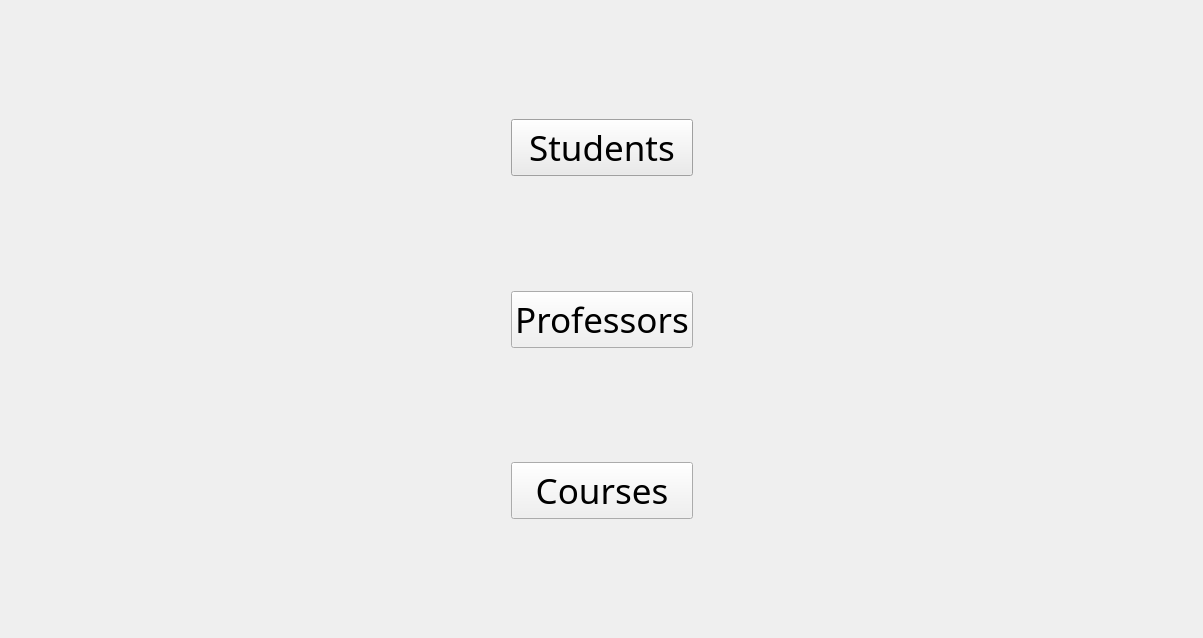
<?xml version="1.0" encoding="UTF-8"?>
<ui version="4.0">
 <class>Choices</class>
 <widget class="QDialog" name="Choices">
  <property name="geometry">
   <rect>
    <x>0</x>
    <y>0</y>
    <width>1203</width>
    <height>638</height>
   </rect>
  </property>
  <property name="windowTitle">
   <string>Dialog</string>
  </property>
  <layout class="QGridLayout" name="gridLayout">
   <item row="0" column="0">
    <spacer name="horizontalSpacer">
     <property name="orientation">
      <enum>Qt::Horizontal</enum>
     </property>
     <property name="sizeHint" stdset="0">
      <size>
       <width>40</width>
       <height>20</height>
      </size>
     </property>
    </spacer>
   </item>
   <item row="0" column="1">
    <layout class="QVBoxLayout" name="verticalLayout">
     <item>
      <spacer name="verticalSpacer">
       <property name="orientation">
        <enum>Qt::Vertical</enum>
       </property>
       <property name="sizeHint" stdset="0">
        <size>
         <width>20</width>
         <height>40</height>
        </size>
       </property>
      </spacer>
     </item>
     <item>
      <widget class="QPushButton" name="students_pushbutton">
       <property name="palette">
        <palette>
         <active>
          <colorrole role="WindowText">
           <brush brushstyle="SolidPattern">
            <color alpha="255">
             <red>57</red>
             <green>62</green>
             <blue>70</blue>
            </color>
           </brush>
          </colorrole>
          <colorrole role="Button">
           <brush brushstyle="SolidPattern">
            <color alpha="255">
             <red>109</red>
             <green>152</green>
             <blue>134</blue>
            </color>
           </brush>
          </colorrole>
          <colorrole role="Light">
           <brush brushstyle="SolidPattern">
            <color alpha="255">
             <red>109</red>
             <green>152</green>
             <blue>134</blue>
            </color>
           </brush>
          </colorrole>
          <colorrole role="Midlight">
           <brush brushstyle="SolidPattern">
            <color alpha="255">
             <red>242</red>
             <green>231</green>
             <blue>213</blue>
            </color>
           </brush>
          </colorrole>
          <colorrole role="Text">
           <brush brushstyle="SolidPattern">
            <color alpha="255">
             <red>57</red>
             <green>62</green>
             <blue>70</blue>
            </color>
           </brush>
          </colorrole>
          <colorrole role="BrightText">
           <brush brushstyle="SolidPattern">
            <color alpha="255">
             <red>255</red>
             <green>255</green>
             <blue>255</blue>
            </color>
           </brush>
          </colorrole>
          <colorrole role="Base">
           <brush brushstyle="SolidPattern">
            <color alpha="255">
             <red>247</red>
             <green>247</green>
             <blue>247</blue>
            </color>
           </brush>
          </colorrole>
          <colorrole role="Highlight">
           <brush brushstyle="SolidPattern">
            <color alpha="255">
             <red>109</red>
             <green>152</green>
             <blue>134</blue>
            </color>
           </brush>
          </colorrole>
          <colorrole role="ToolTipBase">
           <brush brushstyle="SolidPattern">
            <color alpha="255">
             <red>242</red>
             <green>231</green>
             <blue>213</blue>
            </color>
           </brush>
          </colorrole>
          <colorrole role="ToolTipText">
           <brush brushstyle="SolidPattern">
            <color alpha="255">
             <red>57</red>
             <green>62</green>
             <blue>70</blue>
            </color>
           </brush>
          </colorrole>
          <colorrole role="PlaceholderText">
           <brush brushstyle="SolidPattern">
            <color alpha="128">
             <red>57</red>
             <green>62</green>
             <blue>70</blue>
            </color>
           </brush>
          </colorrole>
         </active>
         <inactive>
          <colorrole role="WindowText">
           <brush brushstyle="SolidPattern">
            <color alpha="255">
             <red>0</red>
             <green>0</green>
             <blue>0</blue>
            </color>
           </brush>
          </colorrole>
          <colorrole role="Button">
           <brush brushstyle="SolidPattern">
            <color alpha="255">
             <red>240</red>
             <green>240</green>
             <blue>240</blue>
            </color>
           </brush>
          </colorrole>
          <colorrole role="Light">
           <brush brushstyle="SolidPattern">
            <color alpha="255">
             <red>255</red>
             <green>255</green>
             <blue>255</blue>
            </color>
           </brush>
          </colorrole>
          <colorrole role="Midlight">
           <brush brushstyle="SolidPattern">
            <color alpha="255">
             <red>227</red>
             <green>227</green>
             <blue>227</blue>
            </color>
           </brush>
          </colorrole>
          <colorrole role="Text">
           <brush brushstyle="SolidPattern">
            <color alpha="255">
             <red>0</red>
             <green>0</green>
             <blue>0</blue>
            </color>
           </brush>
          </colorrole>
          <colorrole role="BrightText">
           <brush brushstyle="SolidPattern">
            <color alpha="255">
             <red>255</red>
             <green>255</green>
             <blue>255</blue>
            </color>
           </brush>
          </colorrole>
          <colorrole role="Base">
           <brush brushstyle="SolidPattern">
            <color alpha="255">
             <red>255</red>
             <green>255</green>
             <blue>255</blue>
            </color>
           </brush>
          </colorrole>
          <colorrole role="Highlight">
           <brush brushstyle="SolidPattern">
            <color alpha="255">
             <red>240</red>
             <green>240</green>
             <blue>240</blue>
            </color>
           </brush>
          </colorrole>
          <colorrole role="ToolTipBase">
           <brush brushstyle="SolidPattern">
            <color alpha="255">
             <red>255</red>
             <green>255</green>
             <blue>220</blue>
            </color>
           </brush>
          </colorrole>
          <colorrole role="ToolTipText">
           <brush brushstyle="SolidPattern">
            <color alpha="255">
             <red>0</red>
             <green>0</green>
             <blue>0</blue>
            </color>
           </brush>
          </colorrole>
          <colorrole role="PlaceholderText">
           <brush brushstyle="SolidPattern">
            <color alpha="128">
             <red>0</red>
             <green>0</green>
             <blue>0</blue>
            </color>
           </brush>
          </colorrole>
         </inactive>
         <disabled>
          <colorrole role="WindowText">
           <brush brushstyle="SolidPattern">
            <color alpha="255">
             <red>120</red>
             <green>120</green>
             <blue>120</blue>
            </color>
           </brush>
          </colorrole>
          <colorrole role="Button">
           <brush brushstyle="SolidPattern">
            <color alpha="255">
             <red>109</red>
             <green>152</green>
             <blue>134</blue>
            </color>
           </brush>
          </colorrole>
          <colorrole role="Light">
           <brush brushstyle="SolidPattern">
            <color alpha="255">
             <red>109</red>
             <green>152</green>
             <blue>134</blue>
            </color>
           </brush>
          </colorrole>
          <colorrole role="Midlight">
           <brush brushstyle="SolidPattern">
            <color alpha="255">
             <red>242</red>
             <green>231</green>
             <blue>213</blue>
            </color>
           </brush>
          </colorrole>
          <colorrole role="Text">
           <brush brushstyle="SolidPattern">
            <color alpha="255">
             <red>120</red>
             <green>120</green>
             <blue>120</blue>
            </color>
           </brush>
          </colorrole>
          <colorrole role="BrightText">
           <brush brushstyle="SolidPattern">
            <color alpha="255">
             <red>255</red>
             <green>255</green>
             <blue>255</blue>
            </color>
           </brush>
          </colorrole>
          <colorrole role="Base">
           <brush brushstyle="SolidPattern">
            <color alpha="255">
             <red>240</red>
             <green>240</green>
             <blue>240</blue>
            </color>
           </brush>
          </colorrole>
          <colorrole role="Highlight">
           <brush brushstyle="SolidPattern">
            <color alpha="255">
             <red>0</red>
             <green>120</green>
             <blue>215</blue>
            </color>
           </brush>
          </colorrole>
          <colorrole role="ToolTipBase">
           <brush brushstyle="SolidPattern">
            <color alpha="255">
             <red>255</red>
             <green>255</green>
             <blue>220</blue>
            </color>
           </brush>
          </colorrole>
          <colorrole role="ToolTipText">
           <brush brushstyle="SolidPattern">
            <color alpha="255">
             <red>0</red>
             <green>0</green>
             <blue>0</blue>
            </color>
           </brush>
          </colorrole>
          <colorrole role="PlaceholderText">
           <brush brushstyle="SolidPattern">
            <color alpha="128">
             <red>0</red>
             <green>0</green>
             <blue>0</blue>
            </color>
           </brush>
          </colorrole>
         </disabled>
        </palette>
       </property>
       <property name="font">
        <font>
         <family>Century Gothic</family>
         <pointsize>26</pointsize>
        </font>
       </property>
       <property name="text">
        <string>Students</string>
       </property>
      </widget>
     </item>
     <item>
      <spacer name="verticalSpacer_2">
       <property name="orientation">
        <enum>Qt::Vertical</enum>
       </property>
       <property name="sizeHint" stdset="0">
        <size>
         <width>20</width>
         <height>40</height>
        </size>
       </property>
      </spacer>
     </item>
     <item>
      <widget class="QPushButton" name="prof_pushbutton">
       <property name="palette">
        <palette>
         <active>
          <colorrole role="WindowText">
           <brush brushstyle="SolidPattern">
            <color alpha="255">
             <red>57</red>
             <green>62</green>
             <blue>70</blue>
            </color>
           </brush>
          </colorrole>
          <colorrole role="Button">
           <brush brushstyle="SolidPattern">
            <color alpha="255">
             <red>109</red>
             <green>152</green>
             <blue>134</blue>
            </color>
           </brush>
          </colorrole>
          <colorrole role="Light">
           <brush brushstyle="SolidPattern">
            <color alpha="255">
             <red>109</red>
             <green>152</green>
             <blue>134</blue>
            </color>
           </brush>
          </colorrole>
          <colorrole role="Midlight">
           <brush brushstyle="SolidPattern">
            <color alpha="255">
             <red>242</red>
             <green>231</green>
             <blue>213</blue>
            </color>
           </brush>
          </colorrole>
          <colorrole role="Text">
           <brush brushstyle="SolidPattern">
            <color alpha="255">
             <red>57</red>
             <green>62</green>
             <blue>70</blue>
            </color>
           </brush>
          </colorrole>
          <colorrole role="BrightText">
           <brush brushstyle="SolidPattern">
            <color alpha="255">
             <red>255</red>
             <green>255</green>
             <blue>255</blue>
            </color>
           </brush>
          </colorrole>
          <colorrole role="Base">
           <brush brushstyle="SolidPattern">
            <color alpha="255">
             <red>247</red>
             <green>247</green>
             <blue>247</blue>
            </color>
           </brush>
          </colorrole>
          <colorrole role="Highlight">
           <brush brushstyle="SolidPattern">
            <color alpha="255">
             <red>109</red>
             <green>152</green>
             <blue>134</blue>
            </color>
           </brush>
          </colorrole>
          <colorrole role="ToolTipBase">
           <brush brushstyle="SolidPattern">
            <color alpha="255">
             <red>242</red>
             <green>231</green>
             <blue>213</blue>
            </color>
           </brush>
          </colorrole>
          <colorrole role="ToolTipText">
           <brush brushstyle="SolidPattern">
            <color alpha="255">
             <red>57</red>
             <green>62</green>
             <blue>70</blue>
            </color>
           </brush>
          </colorrole>
          <colorrole role="PlaceholderText">
           <brush brushstyle="SolidPattern">
            <color alpha="128">
             <red>57</red>
             <green>62</green>
             <blue>70</blue>
            </color>
           </brush>
          </colorrole>
         </active>
         <inactive>
          <colorrole role="WindowText">
           <brush brushstyle="SolidPattern">
            <color alpha="255">
             <red>0</red>
             <green>0</green>
             <blue>0</blue>
            </color>
           </brush>
          </colorrole>
          <colorrole role="Button">
           <brush brushstyle="SolidPattern">
            <color alpha="255">
             <red>240</red>
             <green>240</green>
             <blue>240</blue>
            </color>
           </brush>
          </colorrole>
          <colorrole role="Light">
           <brush brushstyle="SolidPattern">
            <color alpha="255">
             <red>255</red>
             <green>255</green>
             <blue>255</blue>
            </color>
           </brush>
          </colorrole>
          <colorrole role="Midlight">
           <brush brushstyle="SolidPattern">
            <color alpha="255">
             <red>227</red>
             <green>227</green>
             <blue>227</blue>
            </color>
           </brush>
          </colorrole>
          <colorrole role="Text">
           <brush brushstyle="SolidPattern">
            <color alpha="255">
             <red>0</red>
             <green>0</green>
             <blue>0</blue>
            </color>
           </brush>
          </colorrole>
          <colorrole role="BrightText">
           <brush brushstyle="SolidPattern">
            <color alpha="255">
             <red>255</red>
             <green>255</green>
             <blue>255</blue>
            </color>
           </brush>
          </colorrole>
          <colorrole role="Base">
           <brush brushstyle="SolidPattern">
            <color alpha="255">
             <red>255</red>
             <green>255</green>
             <blue>255</blue>
            </color>
           </brush>
          </colorrole>
          <colorrole role="Highlight">
           <brush brushstyle="SolidPattern">
            <color alpha="255">
             <red>240</red>
             <green>240</green>
             <blue>240</blue>
            </color>
           </brush>
          </colorrole>
          <colorrole role="ToolTipBase">
           <brush brushstyle="SolidPattern">
            <color alpha="255">
             <red>255</red>
             <green>255</green>
             <blue>220</blue>
            </color>
           </brush>
          </colorrole>
          <colorrole role="ToolTipText">
           <brush brushstyle="SolidPattern">
            <color alpha="255">
             <red>0</red>
             <green>0</green>
             <blue>0</blue>
            </color>
           </brush>
          </colorrole>
          <colorrole role="PlaceholderText">
           <brush brushstyle="SolidPattern">
            <color alpha="128">
             <red>0</red>
             <green>0</green>
             <blue>0</blue>
            </color>
           </brush>
          </colorrole>
         </inactive>
         <disabled>
          <colorrole role="WindowText">
           <brush brushstyle="SolidPattern">
            <color alpha="255">
             <red>120</red>
             <green>120</green>
             <blue>120</blue>
            </color>
           </brush>
          </colorrole>
          <colorrole role="Button">
           <brush brushstyle="SolidPattern">
            <color alpha="255">
             <red>109</red>
             <green>152</green>
             <blue>134</blue>
            </color>
           </brush>
          </colorrole>
          <colorrole role="Light">
           <brush brushstyle="SolidPattern">
            <color alpha="255">
             <red>109</red>
             <green>152</green>
             <blue>134</blue>
            </color>
           </brush>
          </colorrole>
          <colorrole role="Midlight">
           <brush brushstyle="SolidPattern">
            <color alpha="255">
             <red>242</red>
             <green>231</green>
             <blue>213</blue>
            </color>
           </brush>
          </colorrole>
          <colorrole role="Text">
           <brush brushstyle="SolidPattern">
            <color alpha="255">
             <red>120</red>
             <green>120</green>
             <blue>120</blue>
            </color>
           </brush>
          </colorrole>
          <colorrole role="BrightText">
           <brush brushstyle="SolidPattern">
            <color alpha="255">
             <red>255</red>
             <green>255</green>
             <blue>255</blue>
            </color>
           </brush>
          </colorrole>
          <colorrole role="Base">
           <brush brushstyle="SolidPattern">
            <color alpha="255">
             <red>240</red>
             <green>240</green>
             <blue>240</blue>
            </color>
           </brush>
          </colorrole>
          <colorrole role="Highlight">
           <brush brushstyle="SolidPattern">
            <color alpha="255">
             <red>0</red>
             <green>120</green>
             <blue>215</blue>
            </color>
           </brush>
          </colorrole>
          <colorrole role="ToolTipBase">
           <brush brushstyle="SolidPattern">
            <color alpha="255">
             <red>255</red>
             <green>255</green>
             <blue>220</blue>
            </color>
           </brush>
          </colorrole>
          <colorrole role="ToolTipText">
           <brush brushstyle="SolidPattern">
            <color alpha="255">
             <red>0</red>
             <green>0</green>
             <blue>0</blue>
            </color>
           </brush>
          </colorrole>
          <colorrole role="PlaceholderText">
           <brush brushstyle="SolidPattern">
            <color alpha="128">
             <red>0</red>
             <green>0</green>
             <blue>0</blue>
            </color>
           </brush>
          </colorrole>
         </disabled>
        </palette>
       </property>
       <property name="font">
        <font>
         <family>Century Gothic</family>
         <pointsize>26</pointsize>
        </font>
       </property>
       <property name="text">
        <string>Professors</string>
       </property>
      </widget>
     </item>
     <item>
      <spacer name="verticalSpacer_3">
       <property name="orientation">
        <enum>Qt::Vertical</enum>
       </property>
       <property name="sizeHint" stdset="0">
        <size>
         <width>20</width>
         <height>40</height>
        </size>
       </property>
      </spacer>
     </item>
     <item>
      <widget class="QPushButton" name="courses_pushbutton">
       <property name="palette">
        <palette>
         <active>
          <colorrole role="WindowText">
           <brush brushstyle="SolidPattern">
            <color alpha="255">
             <red>57</red>
             <green>62</green>
             <blue>70</blue>
            </color>
           </brush>
          </colorrole>
          <colorrole role="Button">
           <brush brushstyle="SolidPattern">
            <color alpha="255">
             <red>109</red>
             <green>152</green>
             <blue>134</blue>
            </color>
           </brush>
          </colorrole>
          <colorrole role="Light">
           <brush brushstyle="SolidPattern">
            <color alpha="255">
             <red>109</red>
             <green>152</green>
             <blue>134</blue>
            </color>
           </brush>
          </colorrole>
          <colorrole role="Midlight">
           <brush brushstyle="SolidPattern">
            <color alpha="255">
             <red>242</red>
             <green>231</green>
             <blue>213</blue>
            </color>
           </brush>
          </colorrole>
          <colorrole role="Text">
           <brush brushstyle="SolidPattern">
            <color alpha="255">
             <red>57</red>
             <green>62</green>
             <blue>70</blue>
            </color>
           </brush>
          </colorrole>
          <colorrole role="BrightText">
           <brush brushstyle="SolidPattern">
            <color alpha="255">
             <red>255</red>
             <green>255</green>
             <blue>255</blue>
            </color>
           </brush>
          </colorrole>
          <colorrole role="Base">
           <brush brushstyle="SolidPattern">
            <color alpha="255">
             <red>247</red>
             <green>247</green>
             <blue>247</blue>
            </color>
           </brush>
          </colorrole>
          <colorrole role="Highlight">
           <brush brushstyle="SolidPattern">
            <color alpha="255">
             <red>109</red>
             <green>152</green>
             <blue>134</blue>
            </color>
           </brush>
          </colorrole>
          <colorrole role="ToolTipBase">
           <brush brushstyle="SolidPattern">
            <color alpha="255">
             <red>242</red>
             <green>231</green>
             <blue>213</blue>
            </color>
           </brush>
          </colorrole>
          <colorrole role="ToolTipText">
           <brush brushstyle="SolidPattern">
            <color alpha="255">
             <red>57</red>
             <green>62</green>
             <blue>70</blue>
            </color>
           </brush>
          </colorrole>
          <colorrole role="PlaceholderText">
           <brush brushstyle="SolidPattern">
            <color alpha="128">
             <red>57</red>
             <green>62</green>
             <blue>70</blue>
            </color>
           </brush>
          </colorrole>
         </active>
         <inactive>
          <colorrole role="WindowText">
           <brush brushstyle="SolidPattern">
            <color alpha="255">
             <red>0</red>
             <green>0</green>
             <blue>0</blue>
            </color>
           </brush>
          </colorrole>
          <colorrole role="Button">
           <brush brushstyle="SolidPattern">
            <color alpha="255">
             <red>240</red>
             <green>240</green>
             <blue>240</blue>
            </color>
           </brush>
          </colorrole>
          <colorrole role="Light">
           <brush brushstyle="SolidPattern">
            <color alpha="255">
             <red>255</red>
             <green>255</green>
             <blue>255</blue>
            </color>
           </brush>
          </colorrole>
          <colorrole role="Midlight">
           <brush brushstyle="SolidPattern">
            <color alpha="255">
             <red>227</red>
             <green>227</green>
             <blue>227</blue>
            </color>
           </brush>
          </colorrole>
          <colorrole role="Text">
           <brush brushstyle="SolidPattern">
            <color alpha="255">
             <red>0</red>
             <green>0</green>
             <blue>0</blue>
            </color>
           </brush>
          </colorrole>
          <colorrole role="BrightText">
           <brush brushstyle="SolidPattern">
            <color alpha="255">
             <red>255</red>
             <green>255</green>
             <blue>255</blue>
            </color>
           </brush>
          </colorrole>
          <colorrole role="Base">
           <brush brushstyle="SolidPattern">
            <color alpha="255">
             <red>255</red>
             <green>255</green>
             <blue>255</blue>
            </color>
           </brush>
          </colorrole>
          <colorrole role="Highlight">
           <brush brushstyle="SolidPattern">
            <color alpha="255">
             <red>240</red>
             <green>240</green>
             <blue>240</blue>
            </color>
           </brush>
          </colorrole>
          <colorrole role="ToolTipBase">
           <brush brushstyle="SolidPattern">
            <color alpha="255">
             <red>255</red>
             <green>255</green>
             <blue>220</blue>
            </color>
           </brush>
          </colorrole>
          <colorrole role="ToolTipText">
           <brush brushstyle="SolidPattern">
            <color alpha="255">
             <red>0</red>
             <green>0</green>
             <blue>0</blue>
            </color>
           </brush>
          </colorrole>
          <colorrole role="PlaceholderText">
           <brush brushstyle="SolidPattern">
            <color alpha="128">
             <red>0</red>
             <green>0</green>
             <blue>0</blue>
            </color>
           </brush>
          </colorrole>
         </inactive>
         <disabled>
          <colorrole role="WindowText">
           <brush brushstyle="SolidPattern">
            <color alpha="255">
             <red>120</red>
             <green>120</green>
             <blue>120</blue>
            </color>
           </brush>
          </colorrole>
          <colorrole role="Button">
           <brush brushstyle="SolidPattern">
            <color alpha="255">
             <red>109</red>
             <green>152</green>
             <blue>134</blue>
            </color>
           </brush>
          </colorrole>
          <colorrole role="Light">
           <brush brushstyle="SolidPattern">
            <color alpha="255">
             <red>109</red>
             <green>152</green>
             <blue>134</blue>
            </color>
           </brush>
          </colorrole>
          <colorrole role="Midlight">
           <brush brushstyle="SolidPattern">
            <color alpha="255">
             <red>242</red>
             <green>231</green>
             <blue>213</blue>
            </color>
           </brush>
          </colorrole>
          <colorrole role="Text">
           <brush brushstyle="SolidPattern">
            <color alpha="255">
             <red>120</red>
             <green>120</green>
             <blue>120</blue>
            </color>
           </brush>
          </colorrole>
          <colorrole role="BrightText">
           <brush brushstyle="SolidPattern">
            <color alpha="255">
             <red>255</red>
             <green>255</green>
             <blue>255</blue>
            </color>
           </brush>
          </colorrole>
          <colorrole role="Base">
           <brush brushstyle="SolidPattern">
            <color alpha="255">
             <red>240</red>
             <green>240</green>
             <blue>240</blue>
            </color>
           </brush>
          </colorrole>
          <colorrole role="Highlight">
           <brush brushstyle="SolidPattern">
            <color alpha="255">
             <red>0</red>
             <green>120</green>
             <blue>215</blue>
            </color>
           </brush>
          </colorrole>
          <colorrole role="ToolTipBase">
           <brush brushstyle="SolidPattern">
            <color alpha="255">
             <red>255</red>
             <green>255</green>
             <blue>220</blue>
            </color>
           </brush>
          </colorrole>
          <colorrole role="ToolTipText">
           <brush brushstyle="SolidPattern">
            <color alpha="255">
             <red>0</red>
             <green>0</green>
             <blue>0</blue>
            </color>
           </brush>
          </colorrole>
          <colorrole role="PlaceholderText">
           <brush brushstyle="SolidPattern">
            <color alpha="128">
             <red>0</red>
             <green>0</green>
             <blue>0</blue>
            </color>
           </brush>
          </colorrole>
         </disabled>
        </palette>
       </property>
       <property name="font">
        <font>
         <family>Century Gothic</family>
         <pointsize>26</pointsize>
        </font>
       </property>
       <property name="text">
        <string>Courses</string>
       </property>
      </widget>
     </item>
     <item>
      <spacer name="verticalSpacer_4">
       <property name="orientation">
        <enum>Qt::Vertical</enum>
       </property>
       <property name="sizeHint" stdset="0">
        <size>
         <width>20</width>
         <height>40</height>
        </size>
       </property>
      </spacer>
     </item>
    </layout>
   </item>
   <item row="0" column="2">
    <spacer name="horizontalSpacer_2">
     <property name="orientation">
      <enum>Qt::Horizontal</enum>
     </property>
     <property name="sizeHint" stdset="0">
      <size>
       <width>40</width>
       <height>20</height>
      </size>
     </property>
    </spacer>
   </item>
  </layout>
 </widget>
 <resources/>
 <connections/>
</ui>
